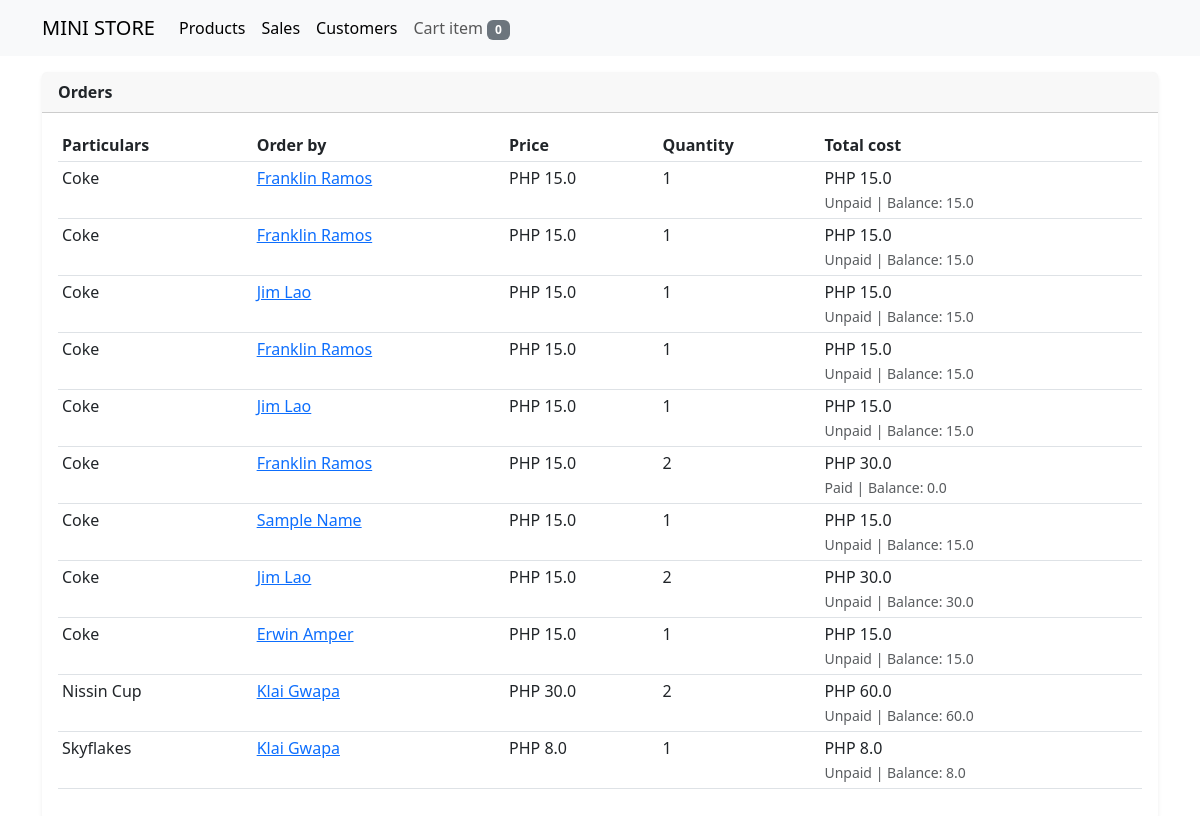
Before: /stores/sales with the older database file.
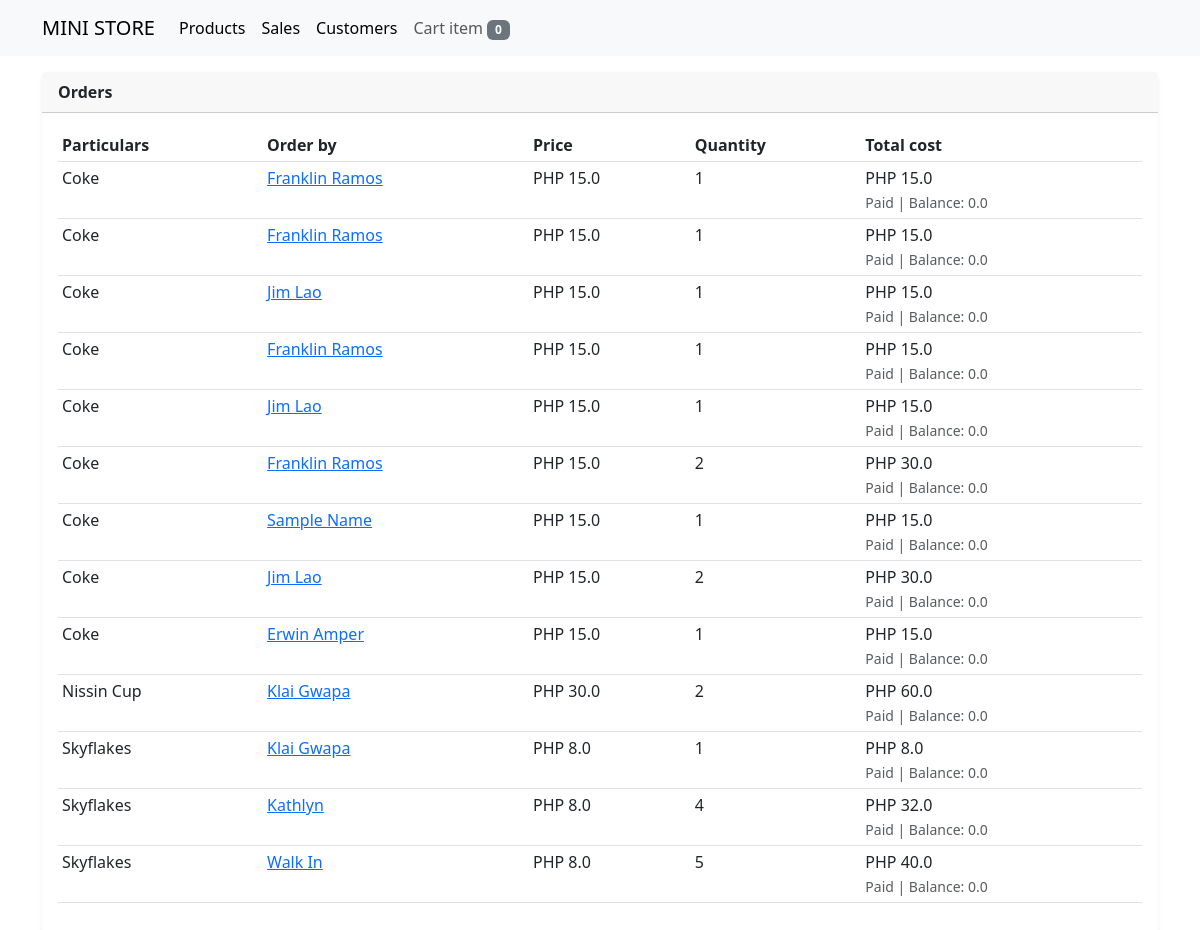
After: the same page with the newer database file.
### store/models.py (models this page shows, shortened)
class OrderTransaction(models.Model):
    order_id = models.CharField(max_length=12, unique=True)
    customer = models.ForeignKey(Customer, on_delete=models.CASCADE)
    product = models.ForeignKey(Product, on_delete=models.CASCADE)
    price = models.FloatField()
    quantity = models.PositiveIntegerField()
    total_amount = models.FloatField()
    is_paid = models.BooleanField(default=False)
    created = models.DateTimeField(auto_now_add=True)
    @property
    def get_cost(self):
        cost = self.price * self.quantity
        return cost
    @property
    def balance(self):
        if not self.is_paid:
            balance = self.get_cost
        else:
            balance = 0.0
        return balance

class TimeStampedModel(models.Model):
    created = models.DateTimeField(auto_now_add=True)
    updated = models.DateTimeField(auto_now=True)
    class Meta:
        ordering = ('-updated','-created')

class Product(TimeStampedModel):
    user = models.ForeignKey(User, on_delete=models.CASCADE)
    bar_code = models.CharField(max_length=20, unique=True)
    name = models.CharField(max_length=200)
    category = models.ForeignKey(Category, on_delete=models.CASCADE, blank=True, null=True)
    cost = models.FloatField()
    price = models.FloatField()
    quantity = models.IntegerField()

class Customer(models.Model):
    name = models.CharField(max_length=200, unique=True)
    contact = models.CharField(max_length=20, blank=True, null=True)

### store/views/order_view.py (the view)
# urls.py: path('sales', order_view, name='order_view'),
def order_view(request):
    orders = OrderTransaction.objects.all()
    cart = Cart(request)
    cart_items = cart.__len__()
    context = {
        "title": "orders",
        "orders": orders,
        "cart_items": cart_items
    }
    return render(request, 'order_view.html', context)

### store/cartitem.py (called while the page is built)
    def __len__(self):
        return sum(item['quantity'] for item in self.cart.values())

### store/templates/order_view.html
{% extends 'base.html' %}
{% block content %}
<div class="row">
    <div class="col-sm-12">
        <div class="card border-0 shadow-sm mt-3">
            <div class="card-header">
                <strong>Orders</strong>
            </div>
            <div class="card-body">
                <table class="table table-sm">
                    <thead>
                        <tr>
                            <th>Particulars</th>
                            <th>Order by</th>
                            <th>Price</th>
                            <th>Quantity</th>
                            <th>Total cost</th>
                        </tr>
                    </thead>
                    <tbody>
                        {% for order in orders %}
                        <tr>
                            <td>{{order.product.name|title}}</td>
                            <td>
                                <a href="{% url 'store:customer_details' order.customer.pk %}">{{order.customer.name|title}}</a></td>
                            <td>PHP {{order.price}}</td>
                            <td>{{order.quantity}}</td>
                            <td>
                                PHP {{ order.get_cost }} <br>
                                <small class="text-muted">
                                    {% if not order.is_paid %}
                                    Unpaid
                                    {% else %}
                                    Paid
                                    {% endif %}
                                    | Balance: {{ order.balance }}
                                </small>
                            </td>
                        </tr>
                        {% endfor %}
                    </tbody>
                </table>
            </div>
        </div>
    </div>
</div>
{% endblock %}

Changed rows visible on the page:
changed OrderTransaction (number 1 of 13 on the later page): balance "15.0" → "0.0"; is_paid "Unpaid" → "Paid"
changed OrderTransaction (number 2 of 13 on the later page): balance "15.0" → "0.0"; is_paid "Unpaid" → "Paid"
changed OrderTransaction (number 3 of 13 on the later page): balance "15.0" → "0.0"; is_paid "Unpaid" → "Paid"
changed OrderTransaction (number 4 of 13 on the later page): balance "15.0" → "0.0"; is_paid "Unpaid" → "Paid"
changed OrderTransaction (number 5 of 13 on the later page): balance "15.0" → "0.0"; is_paid "Unpaid" → "Paid"
changed OrderTransaction "Sample Name": balance "15.0" → "0.0"; is_paid "Unpaid" → "Paid"
changed OrderTransaction (number 8 of 13 on the later page): balance "30.0" → "0.0"; is_paid "Unpaid" → "Paid"
changed OrderTransaction "Erwin Amper": balance "15.0" → "0.0"; is_paid "Unpaid" → "Paid"
changed OrderTransaction "Nissin Cup": balance "60.0" → "0.0"; is_paid "Unpaid" → "Paid"
changed OrderTransaction (number 11 of 13 on the later page): balance "8.0" → "0.0"; is_paid "Unpaid" → "Paid"
added OrderTransaction: product.name "Skyflakes", customer.name "Kathlyn", price "8.0", quantity "4", get_cost "32.0", shows "Paid", balance "0.0"
added OrderTransaction: product.name "Skyflakes", customer.name "Walk In", price "8.0", quantity "5", get_cost "40.0", shows "Paid", balance "0.0"
